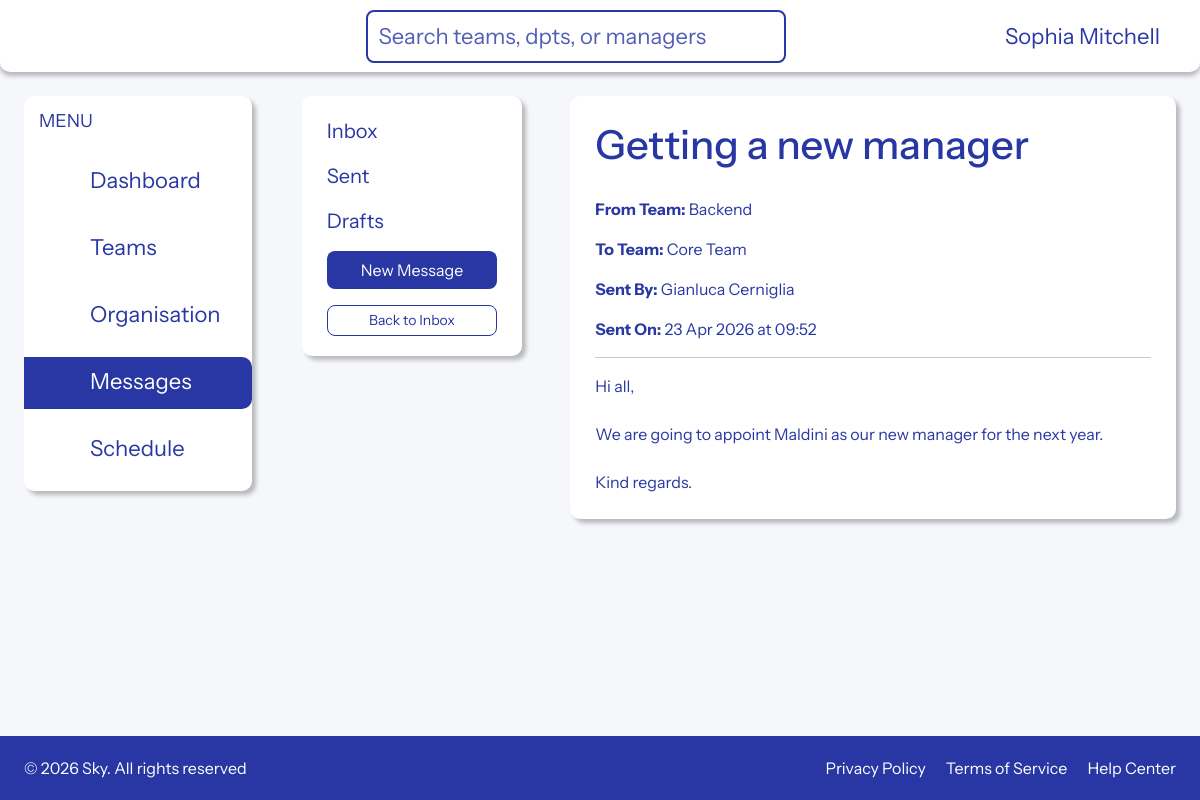
The page /messages/1/ (signed in) on the database its author committed.
### apps/teams/models.py (models this page shows, shortened)
class User(AbstractUser):
    team = models.ForeignKey(
        Team,
        on_delete=models.CASCADE,
        db_column="team_id",
        related_name="users",
        null=True,
        blank=True,
    )
    class Meta:
        db_table = "user"
    def __str__(self):
        full_name = self.get_full_name()
        return full_name or self.username

class Team(models.Model):
    team_id = models.AutoField(primary_key=True)
    team_name = models.TextField(blank=True, null=True)
    team_leader = models.ForeignKey(
        "User",
        on_delete=models.SET_NULL,
        null=True,
        blank=True,
        db_column="team_leader",
        related_name="led_teams",
    )
    department = models.ForeignKey(
        Department,
        on_delete=models.CASCADE,
        db_column="department_id",
        related_name="teams",
    )
    slack_channels = models.TextField(blank=True, null=True)
    daily_standup_time = models.TextField(blank=True, null=True)
    team_wiki = models.TextField(blank=True, null=True)
    development_focus_areas = models.TextField(blank=True, null=True)
    key_skills_technologies = models.TextField(blank=True, null=True)
    downstream_dependency = models.ForeignKey(
        "self",
        on_delete=models.SET_NULL,
        null=True,
        blank=True,
        related_name="upstream_teams",
    )
    class Meta:
        db_table = "team"

### apps/team_messages/models.py (models this page shows, shortened)
class TeamMessage(models.Model):
    message_id = models.AutoField(primary_key=True)
    sender_team = models.ForeignKey(
        "teams.Team",
        on_delete=models.CASCADE,
        related_name="sent_team_messages",
    )
    recipient_team = models.ForeignKey(
        "teams.Team",
        on_delete=models.CASCADE,
        related_name="received_team_messages",
    )
    sent_by = models.ForeignKey(
        settings.AUTH_USER_MODEL,
        on_delete=models.CASCADE,
        related_name="sent_team_messages",
    )
    subject = models.CharField(max_length=200)
    body = models.TextField()
    created_at = models.DateTimeField(auto_now_add=True)
    class Meta:
        db_table = "team_message"
        ordering = ["-created_at"]

### apps/team_messages/views.py (the view)
# urls.py: path("<int:pk>/", views.message_detail, name="message-detail"),
@login_required
def message_detail(request, pk):
    if not request.user.team:
        messages.error(request, "You are not assigned to a team.")
        return redirect("team-list")
    current_team = request.user.team
    message = get_object_or_404(
        TeamMessage.objects.select_related("sender_team", "recipient_team", "sent_by"),
        pk=pk,
    )
    if message.sender_team != current_team and message.recipient_team != current_team:
        messages.error(request, "You do not have permission to view this message.")
        return redirect("messaging:message-list")
    return render(
        request,
        "team_messages/detail.html",
        {
            "message": message,
            "current_team": current_team,
        },
    )

### apps/team_messages/templates/team_messages/detail.html (shortened to what this page needs)
{% extends "base.html" %}
{% load static %}
{% block extra_css %}
    <link rel="stylesheet" href="{% static 'assets/css/messages.css' %}">
{% endblock %}
{% block content %}
<div class="d-flex flex-row align-items-start">
    {% block sidebarNavigation %}
    {% include "./sidebar_navigation_messages.html" %}
    {% endblock %}
    <div class="messages-layout ps-5">
        <div class="messages-layout-inner rounded-component-design">
            <div class="d-flex justify-content-between align-items-center mb-4">
                <div>
                    <h1 class="mb-1 text-primary-color">{{ message.subject }}</h1>
                </div>
            </div>
            <div class="card border-0">
                <div class="card-body p-0">
                    <div class="mb-3 text-primary-color">
                        <strong>From Team:</strong> {{ message.sender_team.team_name }}
                    </div>
                    <div class="mb-3 text-primary-color">
                        <strong>To Team:</strong> {{ message.recipient_team.team_name }}
                    </div>
                    <div class="mb-3 text-primary-color">
                        <strong>Sent By:</strong> {{ message.sent_by }}
                    </div>
                    <div class="mb-3 text-primary-color">
                        <strong>Sent On:</strong> {{ message.created_at|date:"d M Y" }} at {{ message.created_at|time:"H:i" }}
                    </div>
                    <hr>
                    <div class="text-primary-color">{{ message.body|linebreaksbr }}</div>
                </div>
            </div>
        </div>
    </div>
</div>
{% endblock %}

### templates/header.html (shortened to what this page needs)
<header class="site-header">
    <div class="top-bar">
        <div class="header-inner">
            <div class="header-row">
                <div class="logo-section">
                    {% load svg %}
                </div>
                {% if user.is_authenticated %}
                    <div class="search-bar">
                        <form action="{% url 'team-list' %}" method="get" class="search-bar-form">
                            <input id="search" name="q" type="text" placeholder="Search teams, dpts, or managers" class="search-input">
                                {% load svg %}
                        </form>
                    </div>
                    <div class="profile-section d-flex align-items-center">
                                {% load svg %}
                        <div class="user-section pe-3">
                            {% if user.first_name and user.last_name %}
                                <span class="user-label">{{ user.first_name }} {{ user.last_name }}</span>
                            {% else %}
                                <span class="user-label">{{ user.username }}</span>
                            {% endif %}
                        </div>
                                {% load svg %}
                    </div>
                {% endif %}
            </div>
        </div>
    </div>
</header>

### apps/pages/static/pages/css/messages.css (style rules this page uses)
.messages-layout { width: 100%; }
.messages-layout-inner { padding: 25px; }

### apps/pages/static/pages/css/main.css (style rules this page uses)
html, body { height: 100%; margin: 0; padding: 0; }
.rounded-component-design { background: #FFFFFF; box-shadow: 4px 4px 4px rgba(0, 0, 0, 0.25); border-radius: 10px; }
.text-primary-color { color: #2837A3 !important; }
body.site-body { font-family: "Instrument Sans", Arial, sans-serif; background: #f5f7fb; color: #111827; }
.site-header { width: 100%; background: #ffffff; box-shadow: 0px 4px 4px rgba(0, 0, 0, 0.25); border-radius: 0px 0px 10px 10px; }
.header-inner { width: 100%; max-width: 1920px; margin: 0 auto; padding: 0 24px; }
.header-row { min-height: 72px; display: flex; align-items: center; justify-content: space-between; gap: 24px; }
header.site-header .header-inner .header-row .profile-section .user-section .user-label { color: #2837A3; font-size: 22px; font-weight: 400; }
.logo-section { min-width: 140px; min-height: 40px; display: flex; align-items: center; }
.user-label { font-size: 0.95rem; font-weight: 600; color: #374151; }
.search-bar { display: flex; align-items: center; border: 2px solid #2837a3; border-radius: 8px; padding: 0 10px; max-width: 420px; min-width: 420px; background-color: #fff; }
.search-bar-form { display: flex; width: 100%; align-items: center; }
.search-input { border: none; outline: none; flex-grow: 1; font-size: 22px; color: #2837a3; padding: 8px 0; }
.search-input::placeholder { color: #2837a3; opacity: 0.8; }

### rows shown on the page
User: first_name "Sophia", last_name "Mitchell"
TeamMessage: subject "Getting a new manager", sender_team.team_name "Backend", recipient_team.team_name "Core Team", sent_by "Gianluca Cerniglia", created_at "23 Apr 2026", created_at "09:52", body "Hi all, We are going to appoint Maldini as our new manager for the next year. Kind regards."
